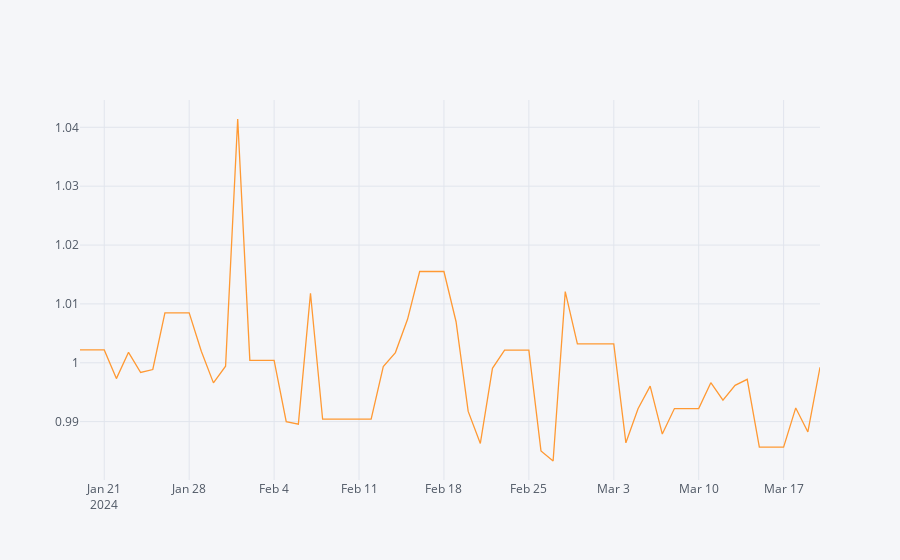

Source (notebook cell):
### Code cell
result_df['평균수익률'].iplot(kind='scatter')
